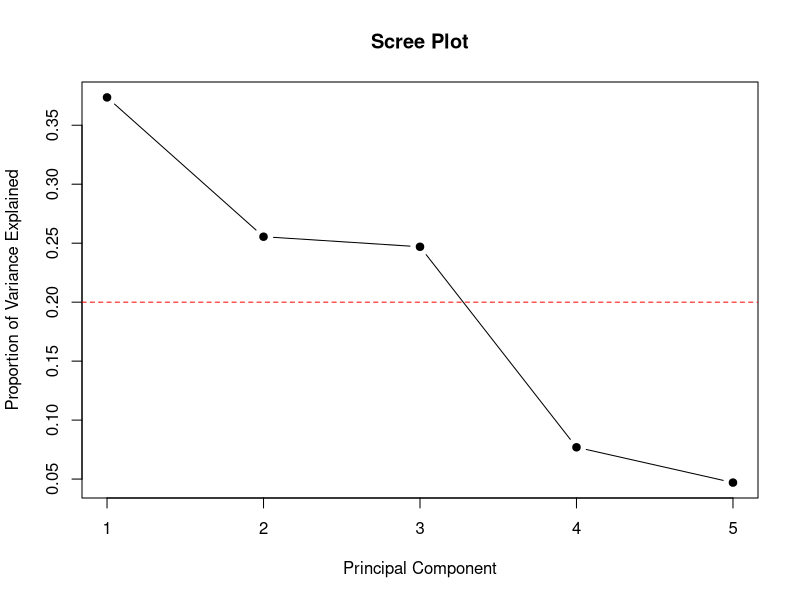
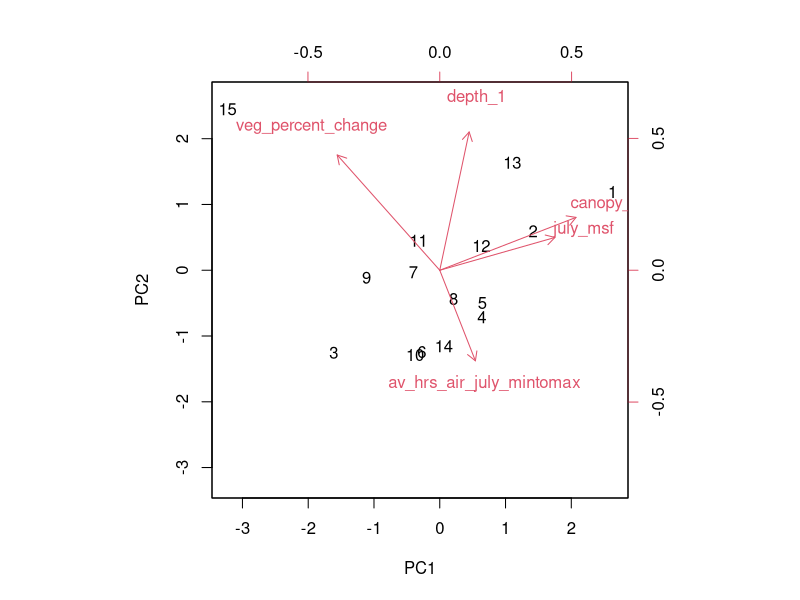
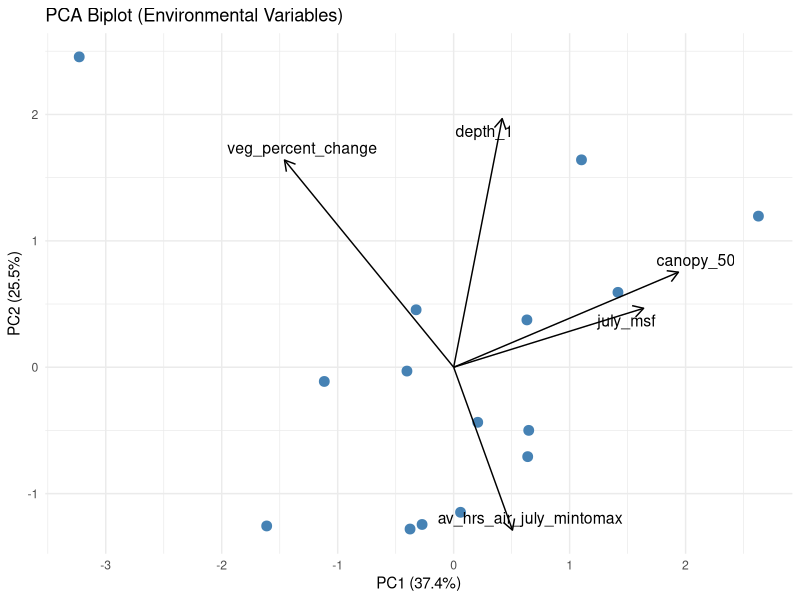
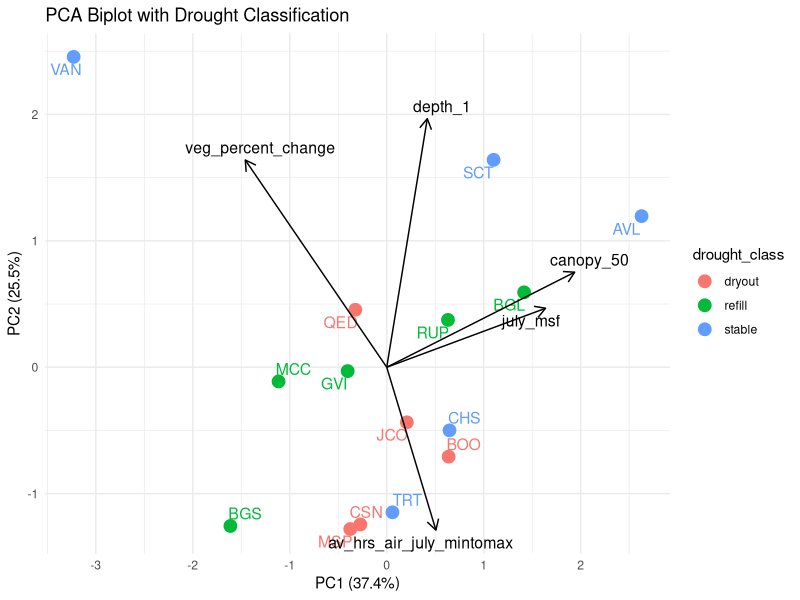
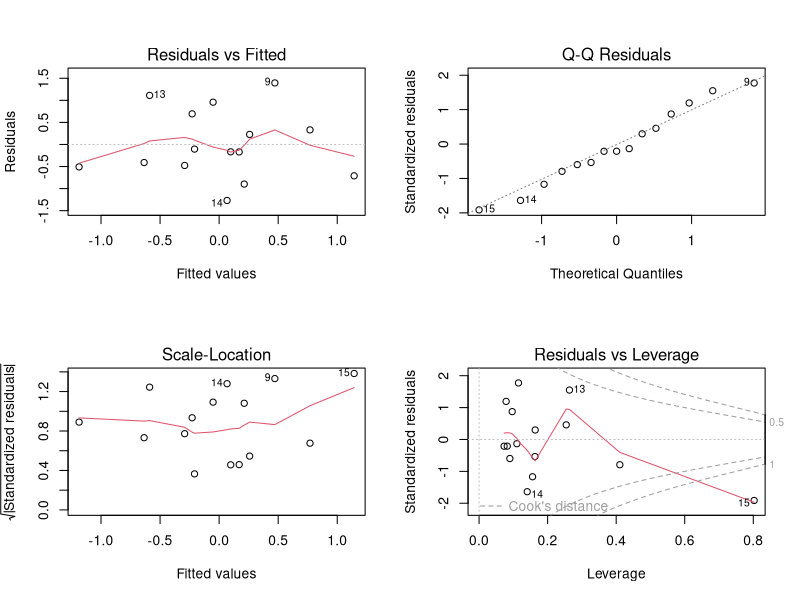
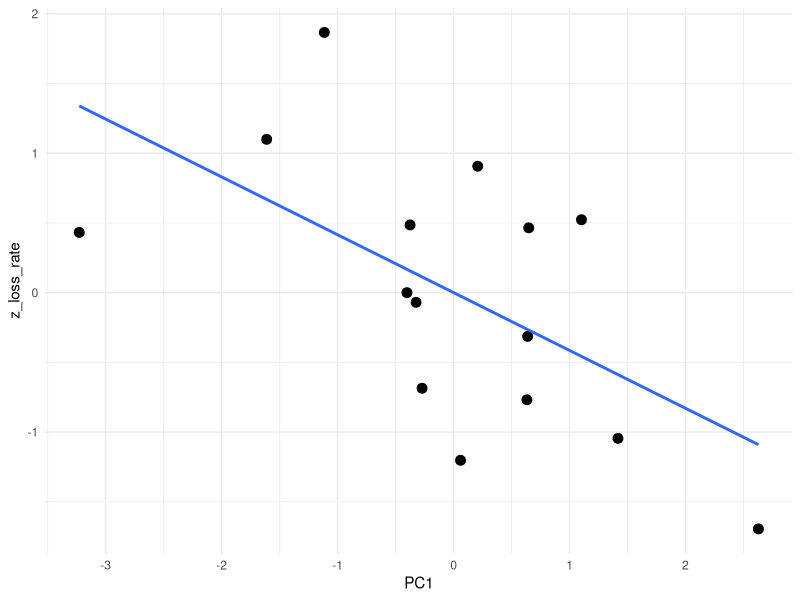
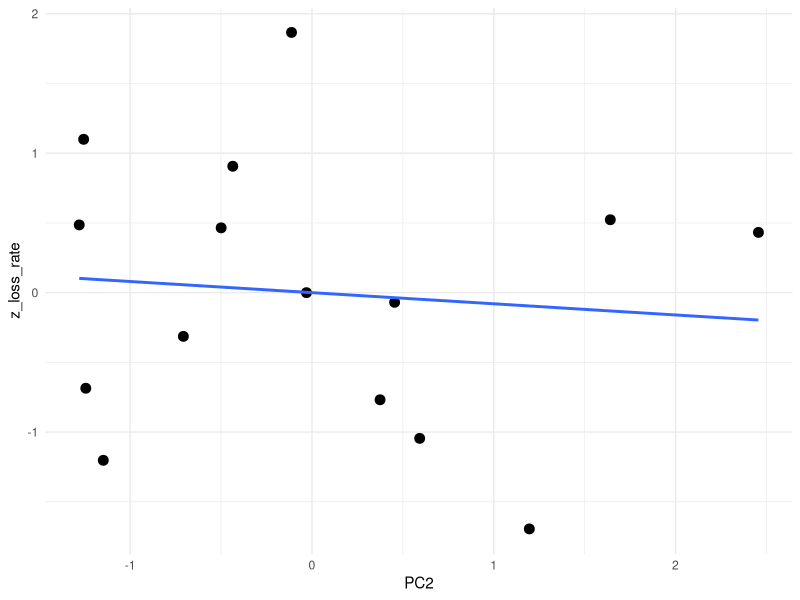
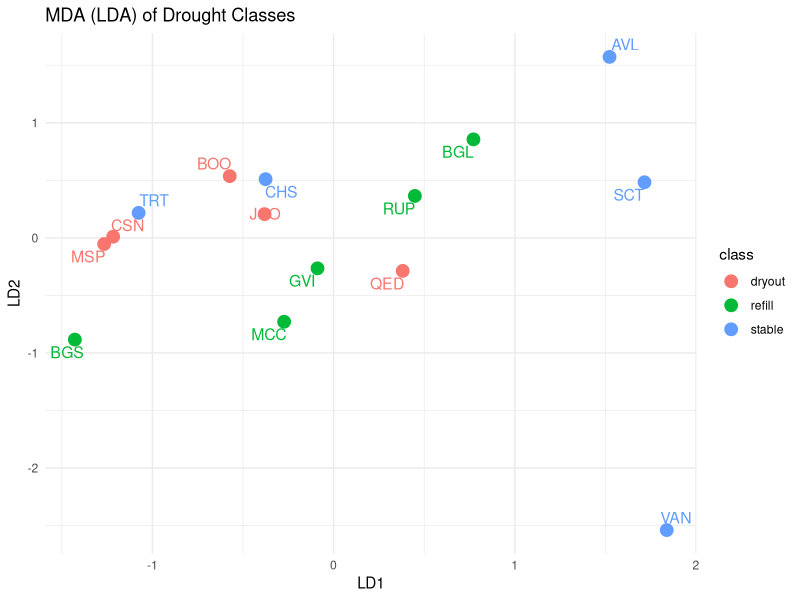

Source code (R) for these figures, in order:
## ---- chunk 1
metrics_wide_2 <- read.csv("metrics_wide_final.csv")
colnames(metrics_wide_2)
## ---- chunk 2
cor_matrix5 <- cor(
  metrics_wide_2[, c(
    "canopy_50",
    "av_hrs_air_july_mintomax",
    "july_msf",
    "veg_percent_change",
    "depth_1"
  )],
  use = "complete.obs"
)

round(cor_matrix5, 2)
## ---- chunk 3
library(dplyr)

# Select final variables
pca_vars <- metrics_wide_2 %>%
  dplyr::select(
    canopy_50,
    av_hrs_air_july_mintomax,
    july_msf,
    veg_percent_change,
    depth_1
  )

# Remove missing values
pca_vars_clean <- na.omit(pca_vars)
## ---- chunk 4
pca_res <- prcomp(pca_vars_clean, scale. = TRUE)
## ---- chunk 5
# Variance explained
var_explained <- pca_res$sdev^2 / sum(pca_res$sdev^2)

plot(var_explained,
     type = "b",
     pch = 19,
     xlab = "Principal Component",
     ylab = "Proportion of Variance Explained",
     main = "Scree Plot")

abline(h = 0.2, col = "red", lty = 2)  # optional reference line
## ---- chunk 6
summary(pca_res)
## ---- chunk 7
loadings <- pca_res$rotation
loadings
## ---- chunk 8
library(ggplot2)

biplot(pca_res, scale = 0)
## ---- chunk 9
library(ggplot2)
library(ggrepel)

# Scores
pca_scores <- as.data.frame(pca_res$x)

# Loadings
loadings_df <- as.data.frame(pca_res$rotation)
loadings_df$var <- rownames(loadings_df)

# Scale arrows
arrow_scale <- 3

ggplot(pca_scores, aes(x = PC1, y = PC2)) +
  
  geom_point(size = 3, color = "steelblue") +
  
  # Arrows
  geom_segment(data = loadings_df,
               aes(x = 0, y = 0,
                   xend = PC1 * arrow_scale,
                   yend = PC2 * arrow_scale),
               arrow = arrow(length = unit(0.3, "cm")),
               color = "black") +
  
  geom_text_repel(data = loadings_df,
                  aes(x = PC1 * arrow_scale,
                      y = PC2 * arrow_scale,
                      label = var),
                  size = 4) +
  
  theme_minimal() +
  
  labs(title = "PCA Biplot (Environmental Variables)",
       x = paste0("PC1 (", round(summary(pca_res)$importance[2,1]*100, 1), "%)"),
       y = paste0("PC2 (", round(summary(pca_res)$importance[2,2]*100, 1), "%)"))
## ---- chunk 10
# Match metadata back to cleaned rows
pca_scores$pond <- metrics_wide_2$pond[complete.cases(pca_vars)]
pca_scores$drought_class <- metrics_wide_2$drought_class[complete.cases(pca_vars)]
## ---- chunk 11
ggplot(pca_scores, aes(x = PC1, y = PC2, color = drought_class)) +
  
  geom_point(size = 4) +
  
  geom_text_repel(aes(label = pond),
                  size = 4,
                  max.overlaps = 20) +
  
  # Arrows
  geom_segment(data = loadings_df,
               aes(x = 0, y = 0,
                   xend = PC1 * arrow_scale,
                   yend = PC2 * arrow_scale),
               arrow = arrow(length = unit(0.3, "cm")),
               color = "black") +
  
  geom_text_repel(data = loadings_df,
                  aes(x = PC1 * arrow_scale,
                      y = PC2 * arrow_scale,
                      label = var),
                  size = 4,
                      color = "black") +
  
  theme_minimal() +
  
  labs(title = "PCA Biplot with Drought Classification",
       x = paste0("PC1 (", round(summary(pca_res)$importance[2,1]*100, 1), "%)"),
       y = paste0("PC2 (", round(summary(pca_res)$importance[2,2]*100, 1), "%)"))
## ---- chunk 12
# PCA scores
pca_scores <- as.data.frame(pca_res$x)

# Match rows used in PCA
complete_idx <- complete.cases(
  metrics_wide_2[, c(
    "canopy_50",
    "av_hrs_air_july_mintomax",
    "july_msf",
    "veg_percent_change",
    "depth_1"
  )]
)

# Build modeling dataframe
model_df <- pca_scores
model_df$z_loss_rate <- metrics_wide_2$z_loss_rate[complete_idx]
model_df$pond <- metrics_wide_2$pond[complete_idx]
## ---- chunk 13
model_1 <- lm(z_loss_rate ~ PC1 + PC2, data = model_df)
summary(model_1)
## ---- chunk 14
model_2 <- lm(z_loss_rate ~ PC1 + PC2 + PC3, data = model_df)
summary(model_2)
## ---- chunk 15
AIC(model_1, model_2)
## ---- chunk 16
par(mfrow = c(2,2))
plot(model_1)
## ---- chunk 17
library(ggplot2)

ggplot(model_df, aes(PC1, z_loss_rate)) +
  geom_point(size = 3) +
  geom_smooth(method = "lm", se = FALSE) +
  theme_minimal()

ggplot(model_df, aes(PC2, z_loss_rate)) +
  geom_point(size = 3) +
  geom_smooth(method = "lm", se = FALSE) +
  theme_minimal()
## ---- chunk 18
library(MASS)

# Use same model_df
model_df$drought_class <- as.factor(metrics_wide_2$drought_class[complete_idx])

mda_model <- lda(drought_class ~ PC1 + PC2, data = model_df)
## ---- chunk 19
mda_model
## ---- chunk 20
pred <- predict(mda_model)

table(Predicted = pred$class, Actual = model_df$drought_class)
## ---- chunk 21
lda_scores <- as.data.frame(pred$x)
lda_scores$class <- model_df$drought_class
lda_scores$pond <- model_df$pond

library(ggplot2)
library(ggrepel)

ggplot(lda_scores, aes(LD1, LD2, color = class)) +
  geom_point(size = 4) +
  geom_text_repel(aes(label = pond), size = 4) +
  theme_minimal() +
  labs(title = "MDA (LDA) of Drought Classes")
## ---- chunk 22
model_df$pc1_deficit_z <- scale(-model_df$PC1)
## ---- chunk 23
pca_result <- prcomp(
  metrics_wide_2[, c("canopy_50",
                     "av_hrs_air_july_mintomax",
                     "july_msf",
                     "veg_percent_change",
                     "depth_1")],
  scale. = TRUE
)

scaled_data <- scale(metrics_wide_2[, c("canopy_50",
                                        "av_hrs_air_july_mintomax",
                                        "july_msf",
                                        "veg_percent_change",
                                        "depth_1")])

loadings <- pca_result$rotation[, "PC1"]

loadings

## ---- chunk 24
contributions <- sweep(scaled_data, 2, loadings, "*")
## ---- chunk 25
deficits <- ifelse(contributions < 0, abs(contributions), 0)
deficits_df <- as.data.frame(deficits)
## ---- chunk 26
deficits_df$pond <- metrics_wide_2$pond

#add overall PC1 deficit score
model_df$pc1_deficit <- max(model_df$PC1) - model_df$PC1
## ---- chunk 27
#install.packages("reshape2")
library(reshape2)
library(ggplot2)

deficits_long <- melt(deficits_df, id.vars = "pond")

ggplot(deficits_long, aes(x = variable, y = value, fill = pond)) +
  geom_bar(stat = "identity", position = "dodge") +
  labs(y = "Deficit Contribution", x = "Variable") +
  theme_minimal()
## ---- chunk 28
dryout_ponds <- model_df$pond[model_df$drought_class == "dryout"]

deficits_dryout <- deficits_df[deficits_df$pond %in% dryout_ponds, ]
## ---- chunk 29
library(reshape2)

deficits_dryout_long <- melt(deficits_dryout, id.vars = "pond")
## ---- chunk 30
library(ggplot2)

ggplot(deficits_dryout_long, aes(x = variable, y = value)) +
  geom_col(fill = "firebrick") +
  facet_wrap(~ pond) +
  labs(y = "Deficit Contribution", x = "Variable",
       title = "PC1 Deficits for Dryout Ponds") +
  theme_minimal() + theme(
    axis.text.x = element_text(angle = 60, hjust = 1, size = 8),
    strip.text = element_text(size = 10)
  )
## ---- chunk 31
aggregate(pc1_deficit ~ drought_class, data = model_df, mean)
## ---- chunk 32
library(ggplot2)

ggplot(model_df, aes(x = drought_class, y = pc1_deficit, fill = drought_class)) +
  geom_boxplot() +
  geom_jitter(width = 0.1) +
  theme_minimal()
## ---- chunk 33
aggregate(pc1_deficit ~ drought_class, data = model_df, mean)
## ---- chunk 34
names(model_df)
## ---- chunk 35
model <- lm(z_loss_rate ~ PC1, data = model_df)

model_df$predicted_loss <- predict(model, newdata = model_df)
## ---- chunk 36
subset(model_df, drought_class == "refill")[, c("pond", "PC1", "pc1_deficit", "predicted_loss")]
## ---- chunk 37
refill_df <- subset(model_df, drought_class == "refill")

refill_df <- refill_df[order(refill_df$predicted_loss), ]

refill_df[, c("pond", "PC1", "pc1_deficit", "predicted_loss")]
## ---- chunk 38
cor(model_df$PC1, model_df$predicted_loss)
## ---- chunk 39
subset_df <- subset(model_df, drought_class %in% c("dryout", "refill"))

ggplot(subset_df, aes(x = drought_class, y = pc1_deficit, fill = drought_class)) +
  geom_boxplot(outlier.shape = NA, alpha = 0.6) +
  geom_jitter(width = 0.1, size = 2) +
  theme_minimal()
## ---- chunk 40
dryout_range <- range(model_df$pc1_deficit[model_df$drought_class == "dryout"])
dryout_range
## ---- chunk 41
ggplot(model_df, aes(x = drought_class, y = pc1_deficit)) +
  geom_jitter(width = 0.1, size = 2) +
  geom_hline(yintercept = dryout_range[1], linetype = "dashed") +
  geom_hline(yintercept = dryout_range[2], linetype = "dashed") +
  theme_minimal()
## ---- chunk 42
refill_df <- subset(model_df, drought_class == "refill")

refill_df$within_dryout_range <- refill_df$pc1_deficit >= dryout_range[1] & 
                                refill_df$pc1_deficit <= dryout_range[2]

refill_df
## ---- chunk 43
ggplot(model_df, aes(x = pc1_deficit, fill = drought_class)) +
  geom_density(alpha = 0.4) +
  theme_minimal()
## ---- chunk 44
refill_df <- subset(model_df, drought_class == "refill")

refill_ranked <- refill_df[order(-refill_df$pc1_deficit), 
                           c("pond", "PC1", "pc1_deficit", "predicted_loss")]

refill_ranked
## ---- chunk 45
dryout_range <- c(1.989573, 3.004020)

refill_ranked$vulnerability <- ifelse(
  refill_ranked$pc1_deficit > dryout_range[2], "Exceeds dryout",
  ifelse(refill_ranked$pc1_deficit >= dryout_range[1], "Within dryout", "Below dryout")
)

refill_ranked
## ---- chunk 46
# Rank all ponds by predicted drying risk
ranked_df <- model_df[order(-model_df$predicted_loss), ]

# Add a rank column
ranked_df$dryout_rank <- 1:nrow(ranked_df)

# View results
ranked_df[, c("dryout_rank", "pond", "drought_class", "PC1", "predicted_loss")]
## ---- chunk 47
ranked_df$risk_category <- cut(
  ranked_df$predicted_loss,
  breaks = c(-Inf, -0.3, 0, 0.3, Inf),
  labels = c("Low", "Moderate", "High", "Extreme")
)

ranked_df[, c("dryout_rank", "pond", "drought_class", 
              "PC1", "pc1_deficit", "predicted_loss", "risk_category")]
